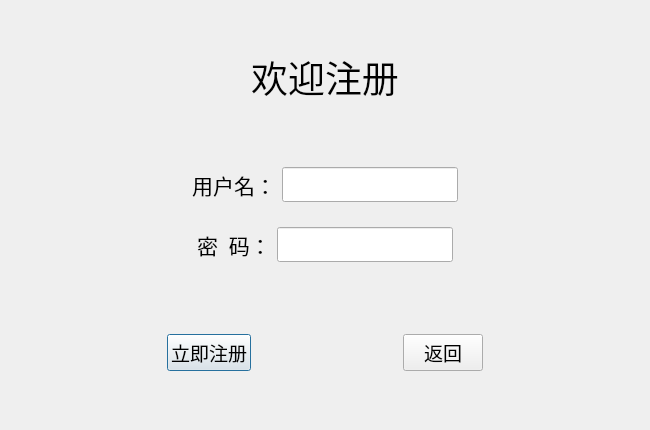
<?xml version="1.0" encoding="UTF-8"?>
<ui version="4.0">
 <class>Register</class>
 <widget class="QDialog" name="Register">
  <property name="geometry">
   <rect>
    <x>0</x>
    <y>0</y>
    <width>650</width>
    <height>430</height>
   </rect>
  </property>
  <property name="windowTitle">
   <string>注册</string>
  </property>
  <property name="windowIcon">
   <iconset resource="res.qrc">
    <normaloff>:/pic/logo.jpg</normaloff>:/pic/logo.jpg</iconset>
  </property>
  <layout class="QVBoxLayout" name="verticalLayout_2">
   <item>
    <widget class="QWidget" name="widget" native="true">
     <layout class="QHBoxLayout" name="horizontalLayout">
      <item>
       <widget class="QLabel" name="label_3">
        <property name="font">
         <font>
          <family>楷体</family>
          <pointsize>36</pointsize>
         </font>
        </property>
        <property name="text">
         <string>&lt;html&gt;&lt;head/&gt;&lt;body&gt;&lt;p align=&quot;center&quot;&gt;&lt;span style=&quot; font-size:28pt;&quot;&gt;欢迎注册&lt;/span&gt;&lt;/p&gt;&lt;/body&gt;&lt;/html&gt;</string>
        </property>
       </widget>
      </item>
     </layout>
    </widget>
   </item>
   <item>
    <widget class="QWidget" name="widget_5" native="true">
     <layout class="QVBoxLayout" name="verticalLayout">
      <item>
       <widget class="QWidget" name="widget_2" native="true">
        <layout class="QHBoxLayout" name="horizontalLayout_2">
         <item>
          <spacer name="horizontalSpacer_2">
           <property name="orientation">
            <enum>Qt::Horizontal</enum>
           </property>
           <property name="sizeHint" stdset="0">
            <size>
             <width>40</width>
             <height>20</height>
            </size>
           </property>
          </spacer>
         </item>
         <item>
          <widget class="QLabel" name="label">
           <property name="font">
            <font>
             <family>楷体</family>
             <pointsize>16</pointsize>
            </font>
           </property>
           <property name="text">
            <string>&lt;html&gt;&lt;head/&gt;&lt;body&gt;&lt;p align=&quot;center&quot;&gt;用户名：&lt;/p&gt;&lt;/body&gt;&lt;/html&gt;</string>
           </property>
          </widget>
         </item>
         <item>
          <widget class="QLineEdit" name="UserlineEdit">
           <property name="font">
            <font>
             <family>黑体</family>
             <pointsize>14</pointsize>
            </font>
           </property>
           <property name="text">
            <string/>
           </property>
          </widget>
         </item>
         <item>
          <spacer name="horizontalSpacer_3">
           <property name="orientation">
            <enum>Qt::Horizontal</enum>
           </property>
           <property name="sizeHint" stdset="0">
            <size>
             <width>40</width>
             <height>20</height>
            </size>
           </property>
          </spacer>
         </item>
        </layout>
       </widget>
      </item>
      <item>
       <widget class="QWidget" name="widget_4" native="true">
        <layout class="QHBoxLayout" name="horizontalLayout_4">
         <item>
          <spacer name="horizontalSpacer">
           <property name="orientation">
            <enum>Qt::Horizontal</enum>
           </property>
           <property name="sizeHint" stdset="0">
            <size>
             <width>40</width>
             <height>20</height>
            </size>
           </property>
          </spacer>
         </item>
         <item>
          <widget class="QLabel" name="label_2">
           <property name="font">
            <font>
             <family>楷体</family>
             <pointsize>16</pointsize>
            </font>
           </property>
           <property name="text">
            <string>密  码：</string>
           </property>
          </widget>
         </item>
         <item>
          <widget class="QLineEdit" name="PasswdlineEdit">
           <property name="font">
            <font>
             <family>黑体</family>
             <pointsize>14</pointsize>
            </font>
           </property>
           <property name="echoMode">
            <enum>QLineEdit::Normal</enum>
           </property>
          </widget>
         </item>
         <item>
          <spacer name="horizontalSpacer_4">
           <property name="orientation">
            <enum>Qt::Horizontal</enum>
           </property>
           <property name="sizeHint" stdset="0">
            <size>
             <width>40</width>
             <height>20</height>
            </size>
           </property>
          </spacer>
         </item>
        </layout>
       </widget>
      </item>
     </layout>
    </widget>
   </item>
   <item>
    <widget class="QWidget" name="widget_3" native="true">
     <layout class="QHBoxLayout" name="horizontalLayout_3">
      <item>
       <spacer name="horizontalSpacer_5">
        <property name="orientation">
         <enum>Qt::Horizontal</enum>
        </property>
        <property name="sizeHint" stdset="0">
         <size>
          <width>40</width>
          <height>20</height>
         </size>
        </property>
       </spacer>
      </item>
      <item>
       <widget class="QPushButton" name="RegisterButton">
        <property name="font">
         <font>
          <family>楷体</family>
          <pointsize>14</pointsize>
         </font>
        </property>
        <property name="text">
         <string>立即注册</string>
        </property>
       </widget>
      </item>
      <item>
       <spacer name="horizontalSpacer_7">
        <property name="orientation">
         <enum>Qt::Horizontal</enum>
        </property>
        <property name="sizeHint" stdset="0">
         <size>
          <width>40</width>
          <height>20</height>
         </size>
        </property>
       </spacer>
      </item>
      <item>
       <widget class="QPushButton" name="BackButton">
        <property name="font">
         <font>
          <family>楷体</family>
          <pointsize>14</pointsize>
         </font>
        </property>
        <property name="text">
         <string>返回</string>
        </property>
       </widget>
      </item>
      <item>
       <spacer name="horizontalSpacer_6">
        <property name="orientation">
         <enum>Qt::Horizontal</enum>
        </property>
        <property name="sizeHint" stdset="0">
         <size>
          <width>40</width>
          <height>20</height>
         </size>
        </property>
       </spacer>
      </item>
     </layout>
    </widget>
   </item>
  </layout>
 </widget>
 <resources>
  <include location="res.qrc"/>
 </resources>
 <connections/>
</ui>
